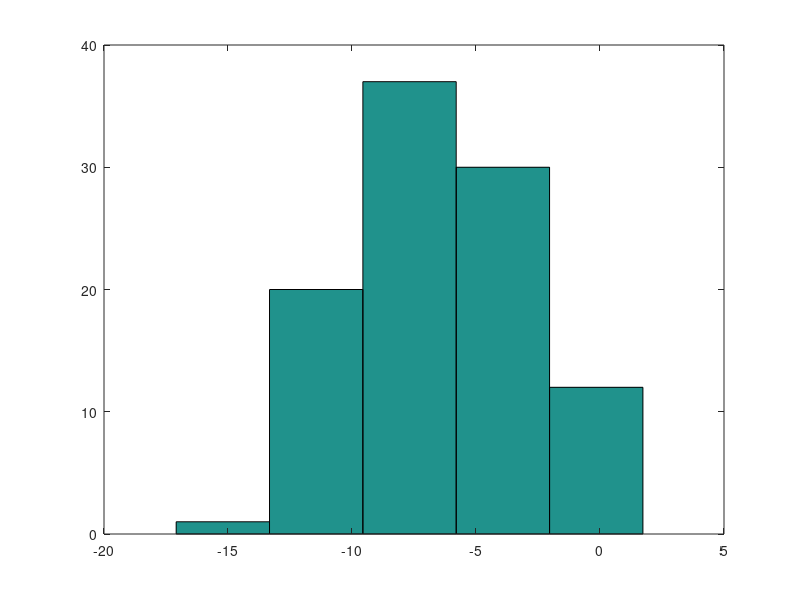

The MATLAB script that drew this image:
% comment
5+6 
3-2
5*8
1/2
2^6
1==2 % false
1~=2 % true
1&&0 % AND
1||0 % OR
xor(1,0)
a=3
a=3; % semicolon supressing output
b="hi"
c=(3>=1)
a=pi;
a
disp(a)
disp(sprintf('2 decimals: %0.2f',a))
disp(sprintf('6 decimals: %0.6f',a))
a
format long
a
format short
a
A=[1 2; 3 4; 5 6]
A=[1 2;
	3 4;
	5 6]
v=[1 2 3]
v=[1 ; 3; 2]
v=1:0.1:2
v=1:6
ones(2,3)
c=2*ones(2,3)
c=[2 2 2;2 2 2]
w=ones(1,3)
w=zeros(1,3)
w=rand(1,3)
rand(3,3)
rand(3,3)
w=randn(1,3)
w=randn(1,3)
w=-6+sqrt(10)*(randn(1,100))
hist(w)
hist(w,5)
eye(4)
I=eye(6)
I
help eye % to read documentation